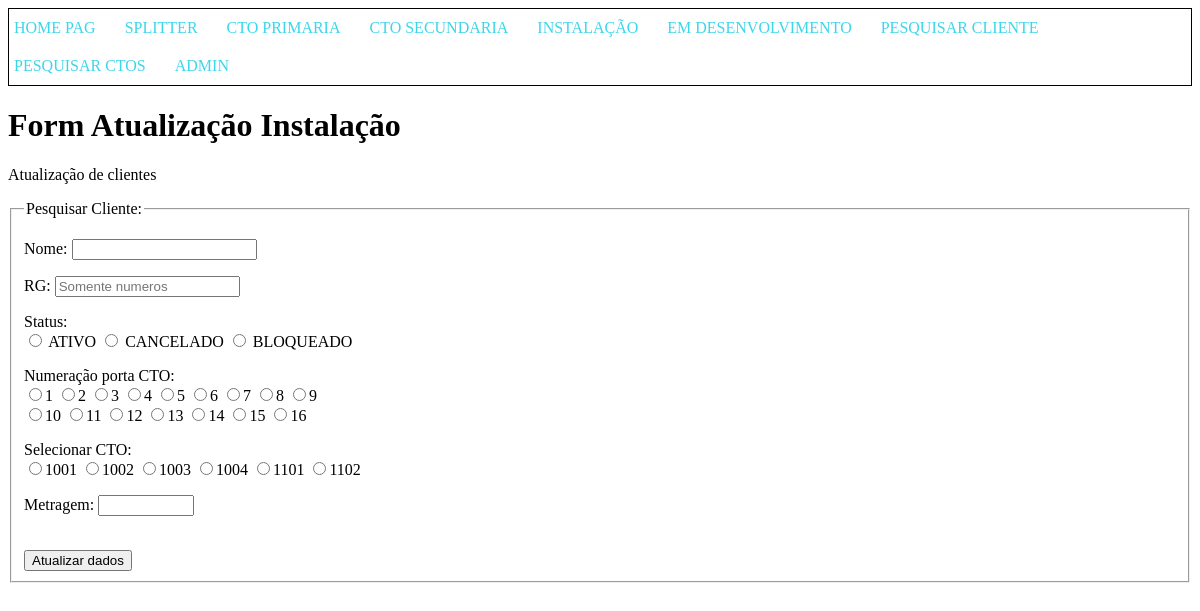
Before: /ctomanager/atualizarendereco/ with the older database file.
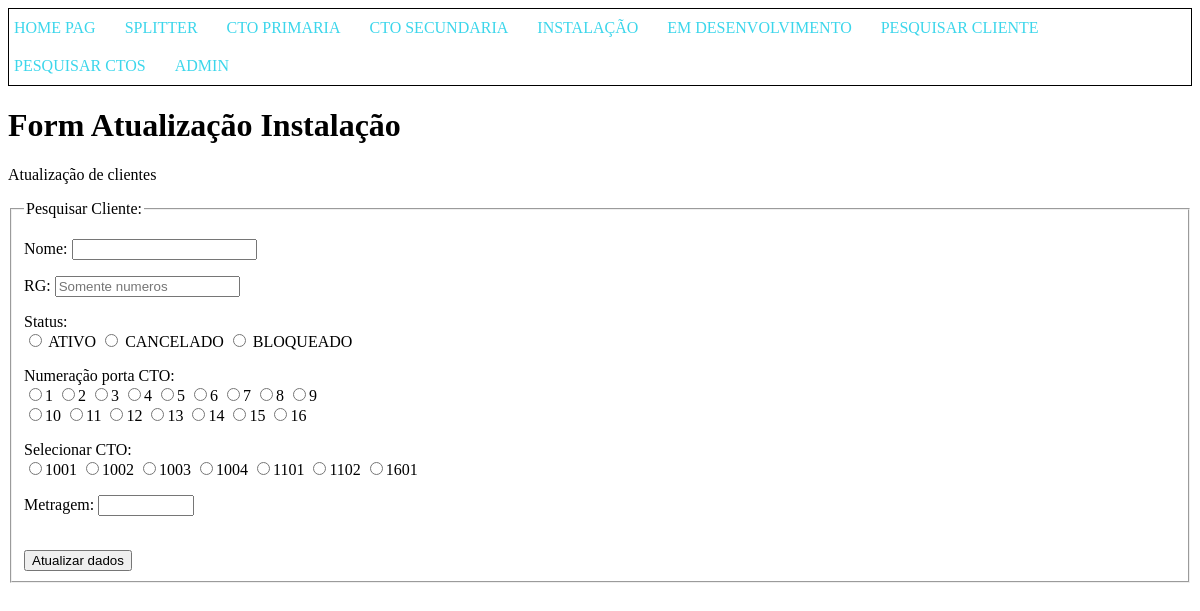
After: the same page with the newer database file.
### CTO_manager/models.py (models this page shows, shortened)
class CtoSecundaria(models.Model):
  numeracao = models.IntegerField() # Numero de identificacao da CTO secundaria
  descricao = models.TextField(blank=True, null=True, verbose_name='Descricao detalhada') # Informacoes detalhadas e observacoes sobre a CTO
  sinal_entrada = models.FloatField() # Referencia para o sinal que esta chegando na caixa (futura implementacao para verificar atenuacoes na rota)
  splitter = models.ForeignKey(Splitter, on_delete=models.CASCADE) # Pre-requisito: cadastro do splitter; o tamanho do splitter define quantos cliente a caixa pode ter
  derivacao_ctoPrimaria = models.ForeignKey(CtoPrimaria, on_delete=models.CASCADE) # Pre-requisito: cadastro da cto primaria. buscar caixar com identificador da ctop
  metragem = models.IntegerField(default=0) # tamanho do cabo que foi utilizado para instalacao
  clientes = models.ManyToManyField(Cliente, blank=True) # Este e o tipo de campo que define uma relacao de muitos-para-muitos com o modelo Cliente.

### CTO_manager/views.py (the view, shortened to what this page needs)
# urls.py: path('atualizarendereco/', views.mudanca_endereco, name='atualizarendereco'),
def mudanca_endereco(request):
  template = loader.get_template('CTO_manager/mudanca_endereco.html')
  ctos = CtoSecundaria.objects.all()
  context = {
    'titulo' : 'Mudança endereço', # titulo da pagina
    'ctos':ctos,
    'range': [1,2,3,4,5,6,7,8,9,10,11,12,13,14,15,16],
  }
  pk = request.GET.get('pk')
  return HttpResponse(template.render(context, request))

### CTO_manager/templates/CTO_manager/mudanca_endereco.html (shortened to what this page needs)
{% extends 'base.html' %}
{% block content %}
<h1>Form Atualização Instalação</h1>
<p>Atualização de clientes</p>
<form action="/ctomanager/atualizarendereco/" method="post">
  <fieldset>
    <legend>Pesquisar Cliente:</legend>
    <p>
      <label for="nome">Nome:</label>
      <input type="text" name="nome" id="nome" value="{{nome}}" required>
    </p>
    <p>
      <label for="rg">RG:</label>
      <input type="number" name="rg", id="rg"  value="{{rg}}" placeholder="Somente numeros">
    </p>
    <p>
      Status:<br>
      <input type="radio" name="status" value="ATIVO" id="ativo" {% if status == 'ATIVO' %}checked{% endif %}>
      <Label for="ativo">ATIVO</Label>
      <input type="radio" name="status" value="CANCELADO" id="cancelado" {% if status == 'CANCELADO' %}checked{% endif %}>
      <label for="cancelado">CANCELADO</label>
      <input type="radio" name="status" value="BLOQUEADO" id="bloqueado" {% if status == 'BLOQUEADO' %}checked{% endif %}>
      <label for="bloqueado">BLOQUEADO</label>
    </p>
    <p>
       <span>Numeração porta CTO:</span><br>
      {% for numero in range %}
      <input type="radio" name="porta" id="pt" value="{{numero}}" {% if porta == numero %}checked{% endif %}><label for="porta" >{{numero}}</label>
      {% if numero == 9 %}
        <br>
      {%endif%}
      {% endfor %}
    </p>
    <p>
      <span>Selecionar CTO:</span><br>
      {% for cto in ctos %}
        <input type="radio" name="numeracao_cto" value="{{cto.numeracao}}" id="{{cto.numeracao}}" required
        ><label for="{{cto.numeracao}}">{{cto.numeracao}}</label>
      {% endfor %}
    </p>
    <p>
      <label for="metragem">Metragem:</label>
      <input type="number" step="0.01" name="metragem" id="metragem" min="0" max="1000" value="{{ metragem }}">
    </p>
    <br><button type="submit">Atualizar dados</button>
  </fieldset>
</form>
{% endblock %}

Changed rows visible on the page:
added CtoSecundaria: numeracao "☐ 1601", numeracao "1601"
